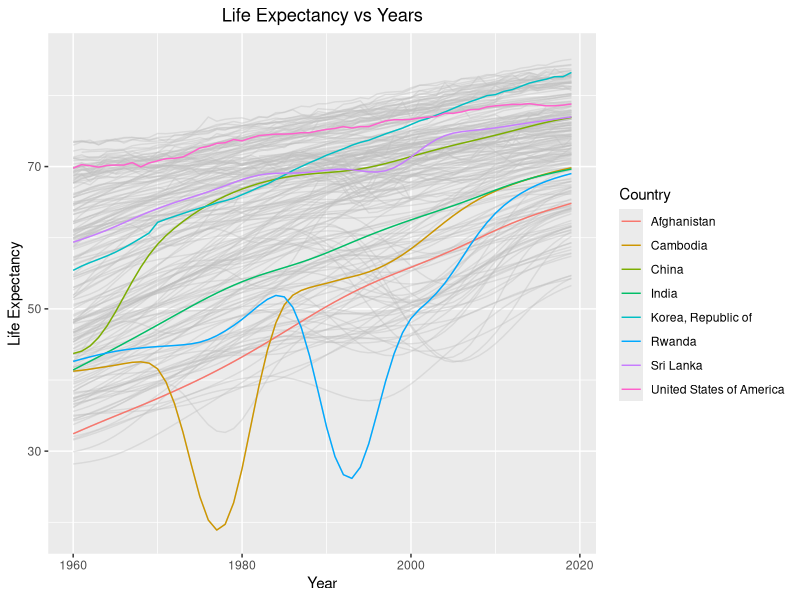
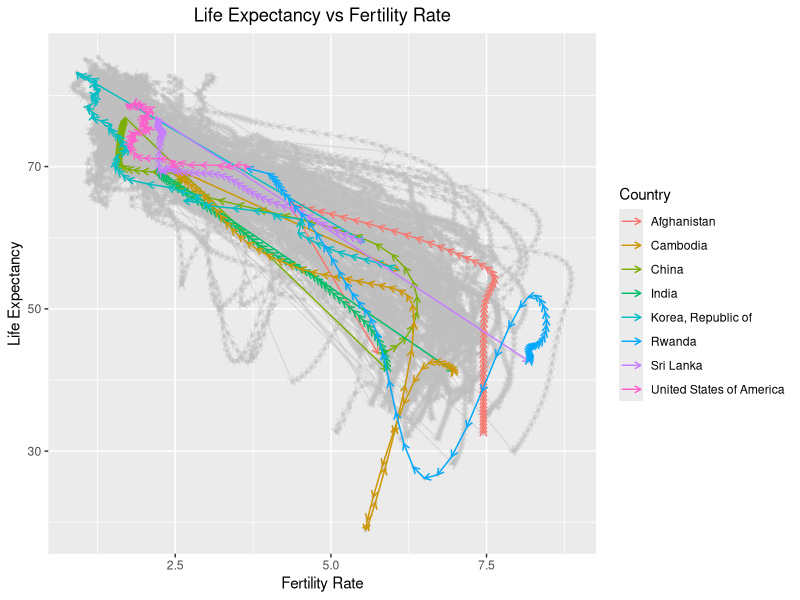
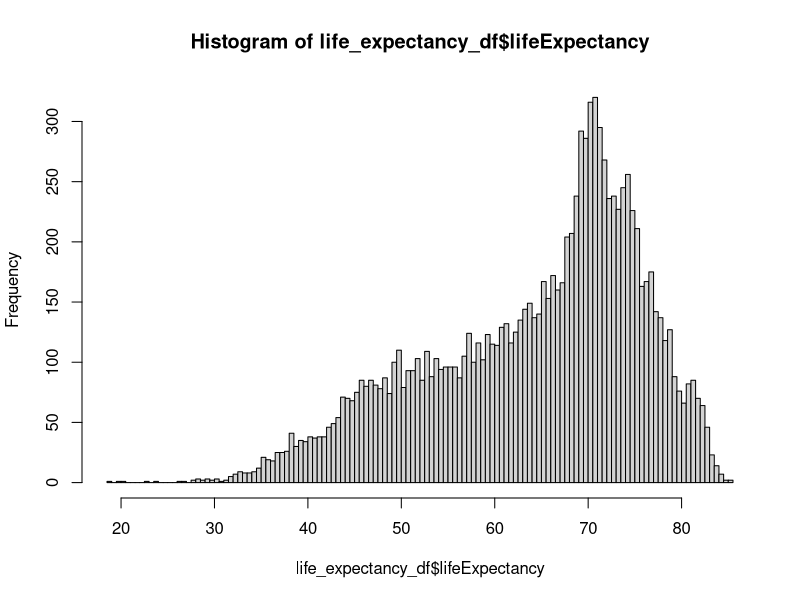
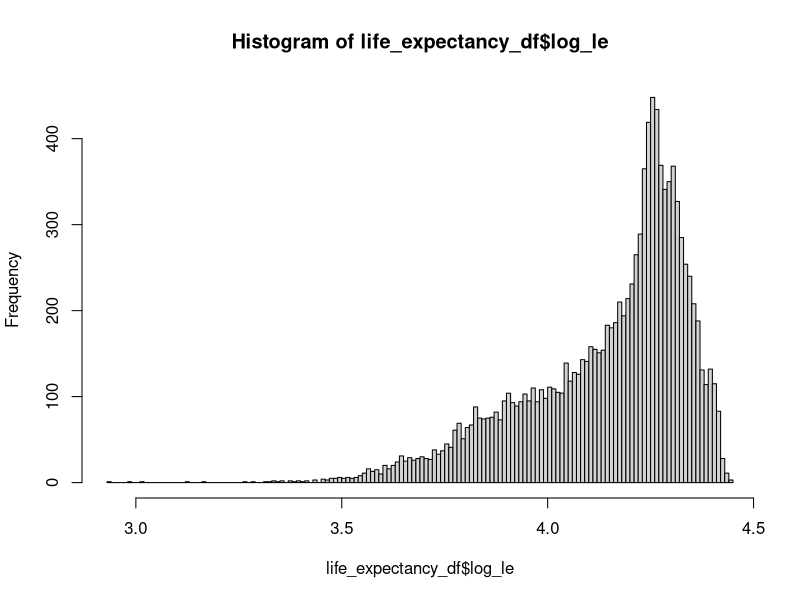

The R source for these figures, in order:
## ---- chunk 1
# Load standard libraries
library("tidyverse")
## ---- chunk 2
life_expectancy_df <- read.csv("gapminder.csv", sep="\t")
## ---- chunk 3
life_expectancy_df <- life_expectancy_df %>% rename(year = time) #renamed column name time to year
## ---- chunk 4
sapply(life_expectancy_df, class)
nrow(life_expectancy_df) 
ncol(life_expectancy_df)
sum(is.na(life_expectancy_df$lifeExpectancy))
sum(is.na(life_expectancy_df$year))
sum(is.na(life_expectancy_df$name))
## ---- chunk 5
life_expectancy_df <- life_expectancy_df %>% drop_na(lifeExpectancy)
life_expectancy_df <- life_expectancy_df %>% drop_na(year)
## ---- chunk 6
summary(life_expectancy_df$lifeExpectancy)
summary(life_expectancy_df$year)
## ---- chunk 7
life_expectancy_df[life_expectancy_df == ""] <- NA 
life_expectancy_df <- life_expectancy_df %>% drop_na(name)
## ---- chunk 8
countries <- unique(life_expectancy_df$name)
length(countries)
## ---- chunk 9
min(life_expectancy_df$year)
max(life_expectancy_df$year)
## ---- chunk 10
life_expectancy_df %>% filter(lifeExpectancy == min(lifeExpectancy))
life_expectancy_df %>% filter(lifeExpectancy == max(lifeExpectancy))
## ---- chunk 11
life_expectancy_df %>% group_by(name) %>% summarize(lowest = min(lifeExpectancy)) %>% arrange(lowest) %>% head()

#Rwanda sticks out and is selected
## ---- chunk 12
life_expectancy_df_selected <- life_expectancy_df %>% filter(name %in% c("United States of America", "Korea, Republic of", "Cambodia", "China", "Rwanda", "Afghanistan", "India", "Sri Lanka"))
## ---- chunk 13
ggplot()+
  geom_line(mapping = aes(x = year, y = lifeExpectancy, group=name), alpha=0.4, color = "gray", data=life_expectancy_df)+
  geom_line(mapping = aes(x = year, y = lifeExpectancy, group=name, color=name), data= life_expectancy_df_selected)+
  ggtitle("Life Expectancy vs Years")+
  xlab("Year")+
  ylab("Life Expectancy")+
  theme(plot.title = element_text(hjust = 0.5))+
  labs(color = "Country")
## ---- chunk 14
#dropping NA entries in the fertility rate column
life_expectancy_df <- life_expectancy_df %>% drop_na(fertilityRate)
## ---- chunk 15
life_expectancy_df_selected <- life_expectancy_df %>% filter(name %in% c("United States of America", "Korea, Republic of", "Cambodia", "China", "Rwanda", "Afghanistan", "India", "Sri Lanka")) #updating selected data frame
## ---- chunk 16
#first plot is all countries in semi transparent gray
first_plot <- ggplot()+
  geom_point((mapping = aes (x=fertilityRate, y = lifeExpectancy, group=name)), color="gray", alpha = 0.4, size = 1, data=life_expectancy_df)

#using arrow option in geom segment to show trend. function 'lead' ensures arrows point towards the next data point 
first_plot +
  geom_segment(mapping = aes(x = fertilityRate, y = lifeExpectancy, xend = lead(fertilityRate), yend = lead(lifeExpectancy), group=name), color = "gray", alpha=0.4, arrow=arrow(length = unit(0.07, "inches")), data=life_expectancy_df) + 
  geom_segment(mapping = aes(x = fertilityRate, y = lifeExpectancy, xend = lead(fertilityRate), yend = lead(lifeExpectancy), group=name, color=name), arrow=arrow(length = unit(0.07, "inches")), data=life_expectancy_df_selected)+
  ggtitle("Life Expectancy vs Fertility Rate")+
  xlab("Fertility Rate")+
  ylab("Life Expectancy")+
  theme(plot.title = element_text(hjust = 0.5))+
  labs(color = "Country")
## ---- chunk 17
hist(life_expectancy_df$lifeExpectancy, breaks=150)
life_expectancy_df$log_le <- log(life_expectancy_df$lifeExpectancy)
hist(life_expectancy_df$log_le, breaks=150)
## ---- chunk 18
life_expectancy_df <- life_expectancy_df %>% mutate(log_le = NULL) #deleting the log transformed column
## ---- chunk 19
life_expectancy_df$yearminus2k <- life_expectancy_df$year - 2000
## ---- chunk 20
linear_m <- lm(lifeExpectancy ~ yearminus2k, data = life_expectancy_df)
summary(linear_m)
## ---- chunk 21
sum(is.na(life_expectancy_df$region)) #shows no missing values in region
## ---- chunk 22
unique(life_expectancy_df$region) #result shows we have 5 regions overall
## ---- chunk 23
multiple_m <- lm(lifeExpectancy ~ yearminus2k + region, data = life_expectancy_df)
summary(multiple_m)
## ---- chunk 24
life_expectancy_df <- life_expectancy_df %>% drop_na(GDP_PC) #dropping NA entries
life_expectancy_df$log_GDPPC <- log(life_expectancy_df$GDP_PC)
## ---- chunk 25
multiple_m_v2 <- lm(lifeExpectancy ~ yearminus2k + region + log_GDPPC + fertilityRate, data = life_expectancy_df)
summary(multiple_m_v2)
## ---- chunk 26
life_expectancy_df %>% group_by(region) %>% summarize(avg_life_expectancy=mean(lifeExpectancy)) #checking average life expectancy
